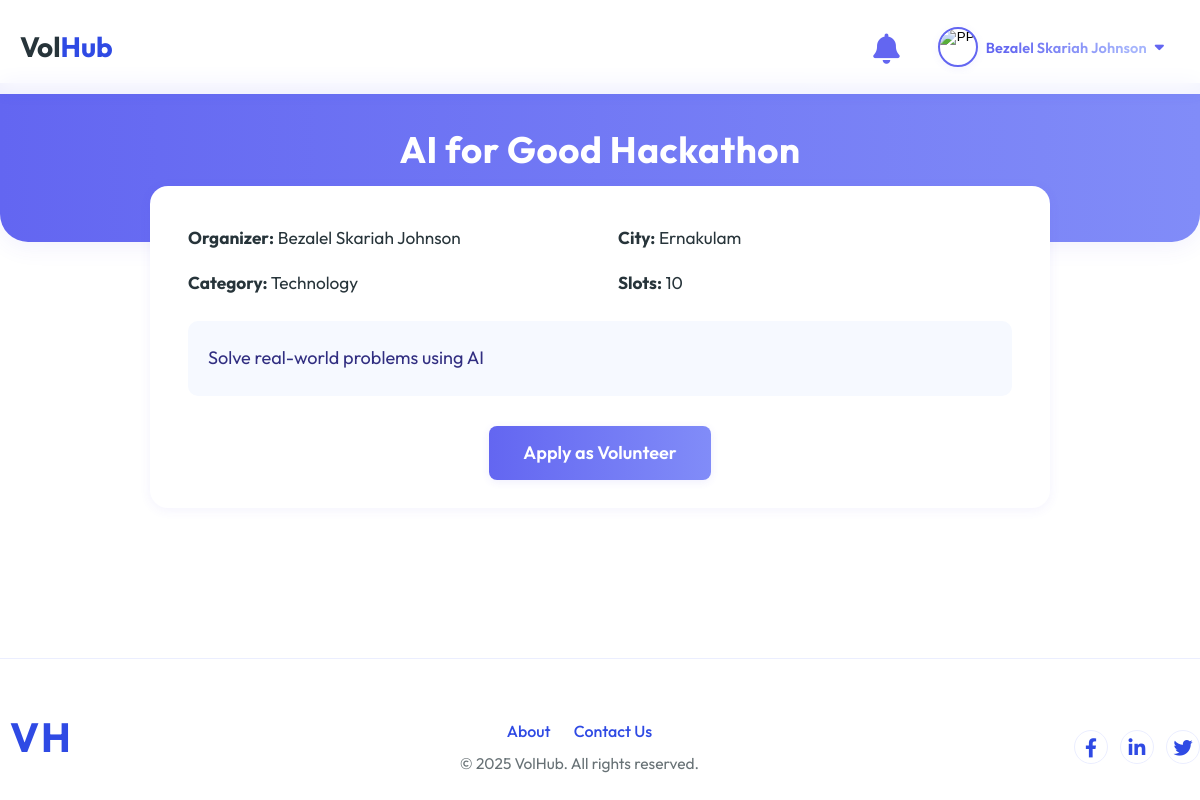
The app's page /public-event/13/ (signed in) with its own data.
### Guest/models.py (models this page shows, shortened)
class tbl_user(models.Model):
    user_email = models.EmailField(max_length=50, unique=True)
    user_name = models.CharField(max_length=50, null=True, blank=True)
    user_username = models.CharField(max_length=50, null=True, blank=True)
    user_contact = models.CharField(max_length=10, null=True, blank=True)
    user_address = models.CharField(max_length=100, null=True, blank=True)
    user_password = models.CharField(max_length=128, null=True, blank=True)  # Store hashed password
    user_city = models.ForeignKey(tbl_city, on_delete=models.CASCADE, null=True)
    user_photo = models.FileField(upload_to="Assets/Files/User", null=True, blank=True)
    user_gender = models.CharField(max_length=100, null=True, blank=True)
    user_bio = models.TextField(null=True, blank=True)
    user_links = models.TextField(null=True, blank=True)  # Store as JSON (GitHub, LinkedIn, etc.)
    user_degree_type = models.CharField(max_length=50, null=True, blank=True)
    user_institution = models.CharField(max_length=100, null=True, blank=True)
    user_field_of_study = models.CharField(max_length=100, null=True, blank=True)
    user_graduation_month = models.IntegerField(null=True, blank=True)  # Store as month number (1-12)
    user_graduation_year = models.IntegerField(null=True, blank=True)  # Store as year (YYYY)
    user_emergency_name = models.CharField(max_length=100, null=True, blank=True)
    user_emergency_phone = models.CharField(max_length=15, null=True, blank=True)
    user_organization_name = models.CharField(max_length=100, null=True, blank=True)
    user_job_title = models.CharField(max_length=100, null=True, blank=True)
    user_industry = models.CharField(max_length=100, null=True, blank=True)
    user_location = models.CharField(max_length=100, null=True, blank=True)
    user_official_address = models.CharField(max_length=200, null=True, blank=True)
    user_official_contact_number = models.CharField(max_length=15, null=True, blank=True)
    is_basic_profile_complete = models.BooleanField(default=False)
    is_volunteer_profile_complete = models.BooleanField(default=False)
    is_organizer_profile_complete = models.BooleanField(default=False)
    user_past_volunteering = models.TextField(null=True, blank=True)
    user_type = models.CharField(max_length=10, choices=USER_TYPES, default='volunteer')
    user_visibility = models.BooleanField(default=False)  # If true, profile is public and visible to anyone

### User/models.py (models this page shows)
class tbl_event(models.Model):
    event_title=models.CharField(max_length=30)
    event_content=models.CharField(max_length=30)
    event_datetime=models.DateTimeField()
    event_file=models.FileField(upload_to="Assets/Files/User")
    event_created_at = models.DateTimeField(auto_now_add=True)
    event_venue=models.CharField(max_length=30)
    event_city=models.ForeignKey(tbl_city,on_delete=models.CASCADE)
    event_stipend=models.CharField(max_length=30)
    event_status=models.IntegerField(default=0)
    industry=models.ForeignKey(tbl_industry,on_delete=models.CASCADE)
    user=models.ForeignKey(tbl_user,on_delete=models.CASCADE)
    volunteer_slots=models.PositiveIntegerField(default=1)
    required_skills=models.ManyToManyField(tbl_skill)
    application_deadline=models.DateTimeField()
    visibility=models.IntegerField(default=1)

class tbl_industry(models.Model):
    industry_name = models.CharField(max_length=100, unique=True)

### Admin/models.py (models this page shows)
class tbl_city(models.Model):
    name = models.CharField(max_length=100)
    state = models.ForeignKey(tbl_state, on_delete=models.CASCADE)

### Guest/views.py (the view)
# urls.py: path('public-event/<int:event_id>/', views.public_event_detail, name="public_event_detail"),
def public_event_detail(request, event_id):
    try:
        event = tbl_event.objects.get(id=event_id, visibility=1, event_status=1)
        return render(request, 'Guest/public_event_detail.html', {'event': event})
    except tbl_event.DoesNotExist:
        return render(request, 'Guest/public_event_detail.html', {'event': None})

### Guest/templates/Guest/public_event_detail.html (shortened to what this page needs)
{% extends 'Guest/base.html' %}
{% block content %}
{% if event %}
<div class="public-event-hero">
    <h1 class="public-event-title">{{ event.event_title }}</h1>
    <p class="public-event-meta">
    </p>
</div>
<div class="public-event-details-card">
    <div class="public-event-details-list">
        <p><strong>Organizer:</strong> {{ event.user.user_name }}</p>
        <p><strong>City:</strong> {{ event.event_city.name }}</p>
        <p><strong>Category:</strong> {{ event.industry.industry_name }}</p>
        <p><strong>Slots:</strong> {{ event.volunteer_slots }}</p>
    </div>
    <div class="public-event-description">
        {{ event.event_content|linebreaksbr }}
    </div>
    <div class="public-event-cta">
        {% if not request.session.u_id %}
            <a href="{% url 'Guest:sign_up' %}" class="public-event-btn">Sign Up to Apply</a>
        {% else %}
            <a href="{% url 'User:event_detail' event.id %}" class="public-event-btn">Apply as Volunteer</a>
        {% endif %}
    </div>
</div>
{% else %}
<div class="public-event-hero" style="background: #ef4444;">
    <h1 class="public-event-title">Event Not Found</h1>
    <p class="public-event-meta">The event you're looking for doesn't exist or is not public.</p>
</div>
{% endif %}
{% endblock %}

### Guest/templates/Guest/base.html (shortened to what this page needs)
{% load static %}
<!DOCTYPE html>
<html lang="en">
<head>
    <link rel="stylesheet" href="https://cdnjs.cloudflare.com/ajax/libs/font-awesome/6.4.0/css/all.min.css">
    <link href="{% static 'Guest/index.css' %}" type="text/css" rel="stylesheet">
</head>
<body class="light-theme">
    <header id="main-header">
        {% if not request.session.u_id %}
            <div class="container">
                <div class="logo" id="logo">
                    <a href="{% if request.session.last_dashboard_url %}{{ request.session.last_dashboard_url }}{% else %}{% url 'User:volunteer_dashboard' %}{% endif %}" style="text-decoration:none; color:inherit;">
                        <span>Vol<span class="highlight">Hub</span></span>
                    </a>
                </div>
                <nav>
                    <ul>
                        <li><a href="{% url 'Guest:index' %}#about">About</a></li>
                        <li><a href="{% url 'Guest:index' %}#features">Features</a></li>
                        <li><a href="{% url 'Guest:index' %}#how-it-works">How It Works</a></li>
                        <li><a href="{% url 'Guest:index' %}#community">Community</a></li>
                    </ul>
                </nav>
                <div class="header-right">
                    <a href="{% url 'Guest:sign_up' %}" class="btn btn-secondary">Sign Up</a>
                </div>
                <div class="mobile-menu-btn" aria-label="Toggle mobile menu" role="button" tabindex="0">
                    <div class="bar"></div>
                    <div class="bar"></div>
                    <div class="bar"></div>
                </div>
            </div>
        {% else %}
            <div class="container">
                <div class="logo" id="logo">
                    <a href="{% if request.session.last_dashboard_url %}{{ request.session.last_dashboard_url }}{% else %}{% url 'User:volunteer_dashboard' %}{% endif %}" style="text-decoration:none; color:inherit;">
                        <span>Vol<span class="highlight">Hub</span></span>
                    </a>
                </div>
                <div class="header-right">
                    <div class="notification-bell" tabindex="0">
                        <i class="fa fa-bell"></i>
                    </div>
                    <div class="user-dropdown" tabindex="0">
                        <button class="dropdown-toggle" aria-haspopup="true" aria-expanded="false">
                            <img src="{% if request.session.profile_photo_url %}{{ request.session.profile_photo_url }}
                                {% elif request.session.gender == 'Male' %}
                                    https://avatar.iran.liara.run/public/boy
                                {% elif request.session.gender == 'Female' %}
                                    https://avatar.iran.liara.run/public/girl
                                {% elif request.session.username %}
                                    https://avatar.iran.liara.run/username?username={{ request.session.username|urlencode }}&bold=false&length=1
                                {% else %}
                                    /static/Guest/images/default-profile.png
                                {% endif %}"
                            alt="PP" class="profile-photo">
                            <span class="username">{{ request.session.name|default:request.session.username }}</span>
                            <i class="fa fa-caret-down"></i>
                        </button>
                    </div>
                </div>
            </div>
        {% endif %}
    </header>
    <main class="main-content-padding" style="padding-top: 83px;">
        {% block content %}
        {% endblock %}
    </main>
    {% if request.session.u_id %}
    <footer style="background: var(--bg-card); color: var(--text-light); padding: 0; margin-top: 32px;">
        <hr style="border: none; border-top: 1.5px solid var(--border-color); margin: 0 0 24px 0;">
        <div class="container" style="display: flex; flex-direction: row; align-items: center; justify-content: space-between; padding: 20px 0 8px 0; flex-wrap: wrap;">
            <div class="footer-logo" style="display: flex; align-items: center;">
                <span style="background: #fff; color: var(--primary-color); font-weight: bold; font-size: 1.7em; padding: 2px 12px 2px 10px; border-radius: 3px; letter-spacing: 2px;">VH</span>
            </div>
            <div class="footer-center" style="flex: 1; display: flex; flex-direction: column; align-items: center;">
                <div style="margin-bottom: 6px;">
                    <a href="{% url 'Guest:index' %}#about" style="margin: 0 10px; color: var(--primary-color); text-decoration: none; font-weight: 500;">About</a>
                    <a href="{% url 'Guest:index' %}#contact" style="margin: 0 10px; color: var(--primary-color); text-decoration: none; font-weight: 500;">Contact Us</a>
                </div>
                <div style="font-size: 0.97em; color: var(--text-light);">&copy; 2025 VolHub. All rights reserved.</div>
            </div>
            <div class="footer-social" style="display: flex; gap: 12px;">
                <a href="#" aria-label="Facebook" style="display: inline-flex; align-items: center; justify-content: center; width: 34px; height: 34px; border: 1.5px solid var(--border-color); border-radius: 50%; color: var(--primary-color); font-size: 1.2em; transition: background 0.2s, color 0.2s;"><i class="fab fa-facebook-f"></i></a>
                <a href="#" aria-label="LinkedIn" style="display: inline-flex; align-items: center; justify-content: center; width: 34px; height: 34px; border: 1.5px solid var(--border-color); border-radius: 50%; color: var(--primary-color); font-size: 1.2em; transition: background 0.2s, color 0.2s;"><i class="fab fa-linkedin-in"></i></a>
                <a href="#" aria-label="Twitter" style="display: inline-flex; align-items: center; justify-content: center; width: 34px; height: 34px; border: 1.5px solid var(--border-color); border-radius: 50%; color: var(--primary-color); font-size: 1.2em; transition: background 0.2s, color 0.2s;"><i class="fab fa-twitter"></i></a>
            </div>
        </div>
    </footer>
    {% endif %}
</body>
</html>

### Guest/static/Guest/index.css (style rules this page uses)
:root { --primary-color: hsl(231, 77%, 54%); --secondary-color: hsl(232, 74%, 33%); --accent-color: #ffe66d; --accent-blue: #6c5ce7; --text-color: hsl(200, 19%, 19%); --text-light: hsl(200, 19%, 19%, 0.7); --bg-color: hsl(0, 0%, 100%); --bg-light: hsl(231, 100%, 96%); --bg-card: hsl(0, 0%, 100%); --border-color: hsl(231, 100%, 96%); --shadow-color: hsla(231, 77%, 54%, 0.08); --shadow-hover: hsla(231, 77%, 54%, 0.15); }
* { margin: 0; padding: 0; box-sizing: border-box; }
html, body { height: 100%; min-height: 100%; }
body { display: flex; flex-direction: column; min-height: 100vh; font-family: 'Outfit', sans-serif; font-size: 16px; line-height: 1.6; color: var(--text-color); background-color: var(--bg-color); overflow-x: hidden; transition: background-color 0.5s ease, color 0.5s ease; }
main { flex: 1 0 auto; }
footer { flex-shrink: 0; }
a { text-decoration: none; color: var(--primary-color); transition: all 0.3s ease; }
img { max-width: 100%; height: auto; }
.container { max-width: 1200px; margin: 0 auto; padding: 0 20px; position: relative; z-index: 2; }
header { position: fixed; top: 0; left: 0; width: 100%; z-index: 1000; padding: 20px 0; background-color: rgba(255, 255, 255, 0.9); backdrop-filter: blur(10px); transition: all 0.3s ease; box-shadow: 0 2px 10px var(--shadow-color); }
header .container { display: flex; justify-content: space-between; align-items: center; }
.logo { font-size: 28px; font-weight: 700; color: var(--text-color); }
.logo .highlight { color: var(--primary-color); }
.header-right { display: flex; align-items: center; gap: 20px; }
footer { background-color: var(--bg-light); padding-top: 80px; position: relative; }
.footer-logo { font-size: 24px; font-weight: 700; margin-bottom: 20px; color: var(--text-color); }

### Guest/templates/Guest/public_event_detail.html (style rules this page uses)
.public-event-hero { background: linear-gradient(90deg, #6366f1 0%, #818cf8 100%); color: #fff; padding: 38px 0 26px 0; text-align: center; border-radius: 0 0 28px 28px; box-shadow: 0 4px 24px rgba(79,70,229,0.08); margin-bottom: 0; }
.public-event-title { font-size: 2.3rem; font-weight: 700; margin-bottom: 7px; letter-spacing: 0.5px; }
.public-event-meta { font-size: 1.12rem; opacity: 0.97; margin-bottom: 0; }
.public-event-details-card { background: #fff; border-radius: 18px; box-shadow: 0 2px 12px rgba(79,70,229,0.07); max-width: 900px; margin: -56px auto 0 auto; padding: 38px 38px 28px 38px; position: relative; z-index: 2; }
.public-event-details-list { display: grid; grid-template-columns: 1fr 1fr; gap: 18px 36px; margin-bottom: 24px; }
.public-event-details-list p { margin: 0; font-size: 1.08rem; }
.public-event-description { font-size: 1.13rem; color: #312e81; margin: 18px 0 28px 0; line-height: 1.7; background: #f6f9ff; border-radius: 10px; padding: 22px 20px; }
.public-event-cta { display: flex; gap: 18px; justify-content: center; margin-top: 30px; }
.public-event-btn { background: linear-gradient(90deg, #6366f1 0%, #818cf8 100%); color: #fff; font-weight: 600; border: none; padding: 13px 34px; border-radius: 8px; font-size: 1.13rem; cursor: pointer; box-shadow: 0 2px 8px rgba(79,70,229,0.09); transition: background 0.16s, color 0.16s; text-decoration: none; }

### Guest/templates/Guest/base.html (style rules this page uses)
.user-dropdown { position: relative; display: inline-block; }
.dropdown-toggle { background: none; border: none; cursor: pointer; display: flex; align-items: center; gap: 0.6em; padding: 7px 16px 7px 8px; border-radius: 2em; transition: background 0.18s, box-shadow 0.28s; box-shadow: 0 0 0 0 #6366f1; position: relative; overflow: hidden; }
.profile-photo { width: 40px; height: 40px; border-radius: 50%; object-fit: cover; border: 2px solid #6366f1; background: #fff; box-shadow: 0 2px 8px 0 rgba(99,102,241,0.08); transition: box-shadow 0.25s; }
.username { font-weight: 600; font-family: 'Poppins', 'Outfit', sans-serif; font-size: 1.09em; letter-spacing: 0.01em; background: linear-gradient(90deg, #6366f1 10%, #a5b4fc 90%); -webkit-background-clip: text; -webkit-text-fill-color: transparent; background-clip: text; text-fill-color: transparent; }
.fa-caret-down { font-size: 1.1em; color: #6366f1; }
.notification-bell { position: relative; margin-right: 10px; cursor: pointer; font-size: 1.4em; color: #6366f1; transition: color 0.18s; }
.notification-bell .fa-bell { font-size: 1.35em; vertical-align: middle; }

### records on screen
tbl_user: session.name "Bezalel Skariah Johnson"
tbl_event: event_title "AI for Good Hackathon", user.user_name "Bezalel Skariah Johnson", event_city.name "Ernakulam", industry.industry_name "Technology", volunteer_slots "10", event_content "Solve real-world problems using AI"
